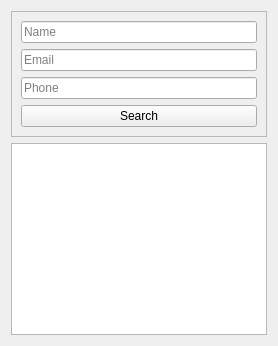
            <widget class="QWidget" name="page_visitor">
             <layout class="QVBoxLayout" name="verticalLayout_35">
              <item>
               <widget class="QFrame" name="search_visitor">
                <property name="minimumSize">
                 <size>
                  <width>0</width>
                  <height>100</height>
                 </size>
                </property>
                <property name="frameShape">
                 <enum>QFrame::StyledPanel</enum>
                </property>
                <property name="frameShadow">
                 <enum>QFrame::Raised</enum>
                </property>
                <layout class="QVBoxLayout" name="verticalLayout_43">
                 <item>
                  <widget class="QLineEdit" name="search_visitor_name">
                   <property name="text">
                    <string/>
                   </property>
                   <property name="placeholderText">
                    <string>Name</string>
                   </property>
                  </widget>
                 </item>
                 <item>
                  <widget class="QLineEdit" name="search_visitor_email">
                   <property name="text">
                    <string/>
                   </property>
                   <property name="placeholderText">
                    <string>Email</string>
                   </property>
                  </widget>
                 </item>
                 <item>
                  <widget class="QLineEdit" name="search_visitor_phone">
                   <property name="text">
                    <string/>
                   </property>
                   <property name="placeholderText">
                    <string>Phone</string>
                   </property>
                  </widget>
                 </item>
                 <item>
                  <widget class="QPushButton" name="btn_search_visitor">
                   <property name="text">
                    <string>Search</string>
                   </property>
                  </widget>
                 </item>
                </layout>
               </widget>
              </item>
              <item>
               <widget class="QTableWidget" name="table_visitor"/>
              </item>
             </layout>
            </widget>
